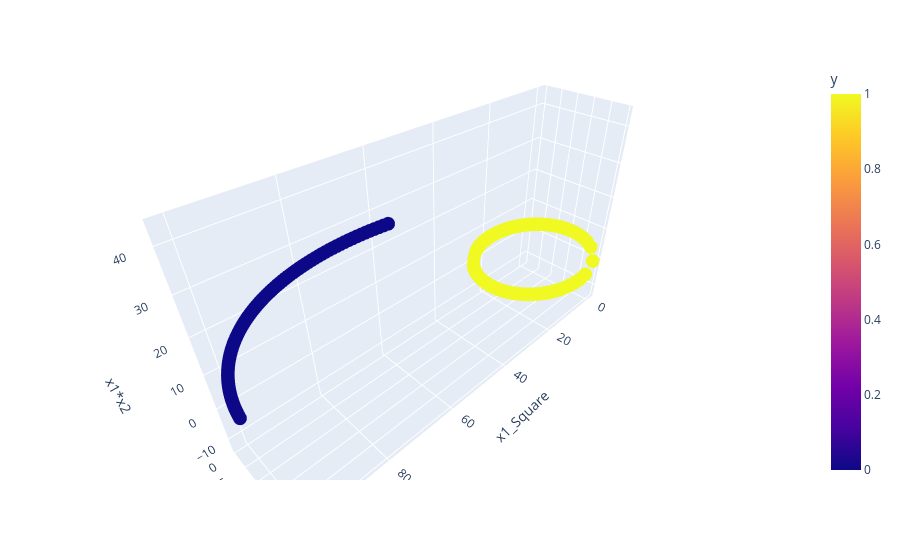

Source (notebook cell):
### Code cell
fig = px.scatter_3d(df,x='x1_Square',y='x2_Square',z='x1*x2',color='y')
fig.show()

### Figure 1 — Plotly figure (JSON) as saved in the notebook; plotly's stock layout.template omitted (floating-point values rounded to 4 significant figures; data arrays with more than 128 entries replaced by an {"elided": "..."} marker saying what was removed)
{"data": [{"hovertemplate": "x1_Square=%{x}<br>x2_Square=%{y}<br>x1*x2=%{z}<br>y=%{marker.color}<extra></extra>", "legendgroup": "", "marker": {"color": {"elided": "400 int values"}, "coloraxis": "coloraxis", "symbol": "circle"}, "mode": "markers", "name": "", "scene": "scene", "showlegend": false, "type": "scatter3d", "x": {"elided": "400 float values"}, "y": {"elided": "400 float values"}, "z": {"elided": "400 float values"}}], "layout": {"coloraxis": {"colorbar": {"title": {"text": "y"}}, "colorscale": [[0, "#0d0887"], [0.1111, "#46039f"], [0.2222, "#7201a8"], [0.3333, "#9c179e"], [0.4444, "#bd3786"], [0.5556, "#d8576b"], [0.6667, "#ed7953"], [0.7778, "#fb9f3a"], [0.8889, "#fdca26"], [1, "#f0f921"]]}, "legend": {"tracegroupgap": 0}, "margin": {"t": 60}, "scene": {"domain": {"x": [0, 1], "y": [0, 1]}, "xaxis": {"title": {"text": "x1_Square"}}, "yaxis": {"title": {"text": "x2_Square"}}, "zaxis": {"title": {"text": "x1*x2"}}}}}
